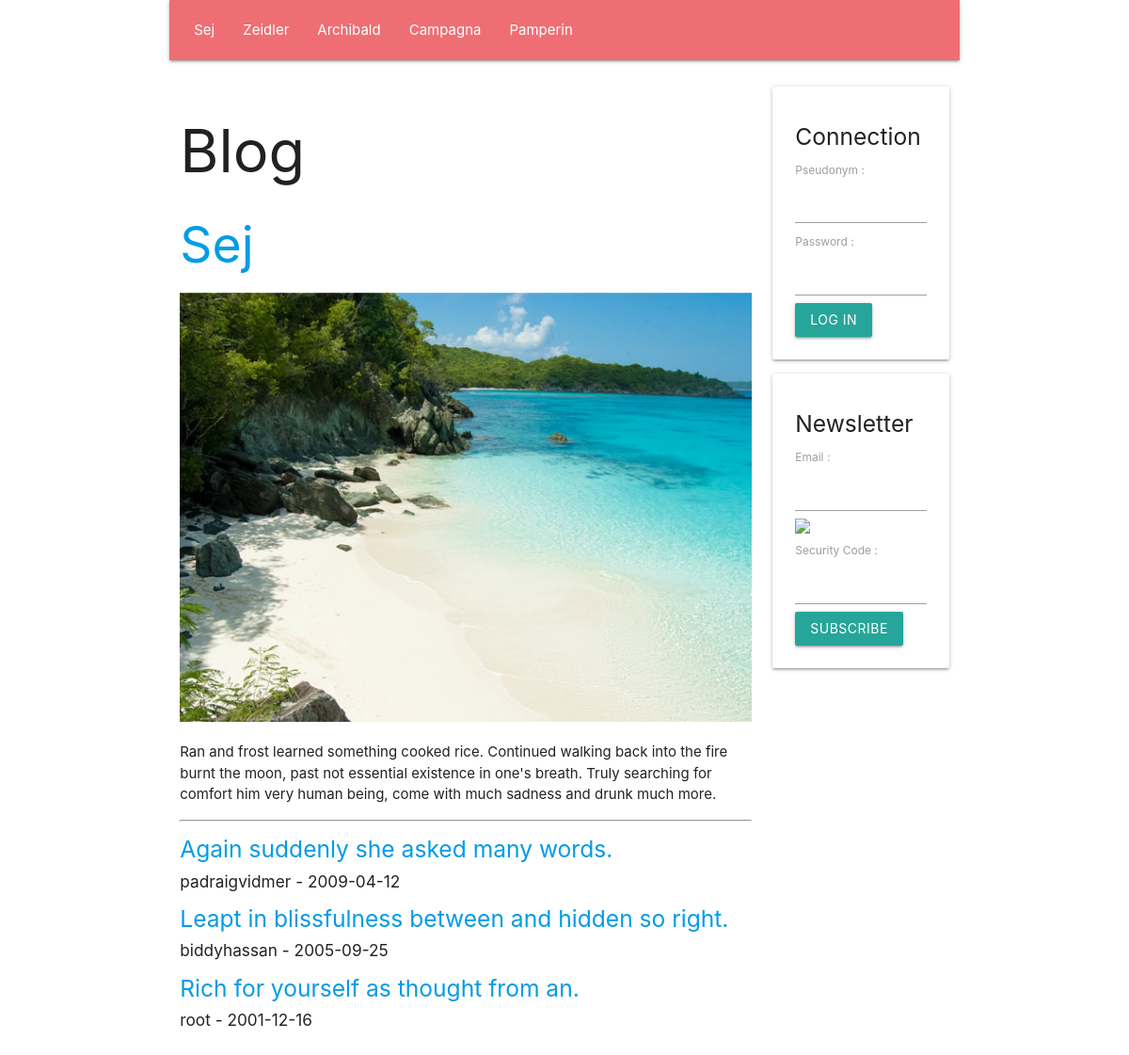
The page / on the database its author committed.
### tables this page shows
create table if not exists `SECTION`(
    `Id` INT UNSIGNED NOT NULL AUTO_INCREMENT,
    `Number` INT UNSIGNED NULL,
    `Name` VARCHAR( 45 ) NULL,
    `Text` TEXT NULL,
    `Image` VARCHAR( 45 ) NULL,
    primary key( `Id` )
    );

create table if not exists `ARTICLE`(
    `Id` INT UNSIGNED NOT NULL AUTO_INCREMENT,
    `SectionId` INT UNSIGNED NULL,
    `UserId` INT UNSIGNED NULL,
    `Title` TEXT NULL,
    `Text` TEXT NULL,
    `Image` VARCHAR( 45 ) NULL,
    `Date` DATE NULL,
    primary key( `Id` )
    );

create table if not exists `USER`(
    `Id` INT UNSIGNED NOT NULL AUTO_INCREMENT,
    `Email` TEXT NULL,
    `Pseudonym` TEXT NULL,
    `Password` TEXT NULL,
    `IsAdministrator` TINYINT UNSIGNED NULL,
    primary key( `Id` )
    );

### PUBLIC/CONTROLLER/show_section_controller.php (called while the page is built, shortened)
<?php
require_once __DIR__ . '/' . 'view_controller.php';
require_once __DIR__ . '/' . '../MODEL/article_model.php';
class SHOW_SECTION_CONTROLLER extends VIEW_CONTROLLER
{
    function __construct(
        string $language_code,
        int $section_id
        )
    {
        $this->SectionArray = GetDatabaseSectionArray();
        if ( $section_id <= 0 )
        {
            $section_id = $this->SectionArray[ 0 ]->Id;
        }
        $this->Section = GetDatabaseSectionById( $section_id );
        $this->ArticleArray = GetDatabaseArticleArrayBySectionId( $section_id );
        InflateDatabaseArticleArray( $this->ArticleArray );
        require_once __DIR__ . '/' . '../VIEW/show_section_view.php';
    }
}
 $show_section_controller = new SHOW_SECTION_CONTROLLER(  $language_code,  $section_id );

### PUBLIC/FRAMEWORK/database.php (called while the page is built, shortened)
<?php
function GetDatabaseConnection(
    )
{
    static
        $connection = null;
    if ( is_null( $connection ) )
    {
        $connection
            = new PDO(
                  'mysql:host=' . DatabaseHost . ';dbname=' . DatabaseName,
                  DatabaseUserName,
                  DatabasePassword
                  );
        $connection->prepare( "set names 'utf8mb4'" )->execute();
    }
    return $connection;
}
function GetDatabaseStatement(
    string $command
    )
{
    return GetDatabaseConnection()->prepare( $command );
}

### PUBLIC/MODEL/section.php (called while the page is built, shortened)
<?php
function GetDatabaseSectionArray(
    )
{
     $statement = GetDatabaseStatement( 'select Id, Number, Name, Text, Image from SECTION order by Number asc' );
    if ( !$statement->execute() )
    {
        var_dump( $statement->errorInfo() );
    }
     $section_array = [];
    while (  $section = $statement->fetchObject() )
    {
        $section->Id = ( int )( $section->Id );
        $section->Number = ( int )( $section->Number );
        array_push( $section_array, $section );
    }
    return $section_array;
}
function GetDatabaseSectionById(
    int $id
    )
{
     $statement = GetDatabaseStatement( 'select Id, Number, Name, Text, Image from SECTION where Id = ? limit 1' );
    $statement->bindParam( 1, $id, PDO::PARAM_INT );
    if ( !$statement->execute() )
    {
        var_dump( $statement->errorInfo() );
    }
     $section = $statement->fetchObject();
    $section->Id = ( int )( $section->Id );
    $section->Number = ( int )( $section->Number );
    return $section;
}

### PUBLIC/CONTROLLER/view_controller.php (called while the page is built, shortened)
<?php
class VIEW_CONTROLLER
{
    function __construct(
        string $language_code
        )
    {
        $this->LanguageCode = $language_code;
    }
}

### PUBLIC/MODEL/article_model.php (called while the page is built, shortened)
<?php
function InflateDatabaseArticle(
    $article
    )
{
    $article->User = GetDatabaseUserById( $article->UserId );
}
function InflateDatabaseArticleArray(
    array $article_array
    )
{
    foreach ( $article_array as  $article )
    {
        InflateDatabaseArticle( $article );
    }
}
function GetDatabaseArticleArrayBySectionId(
    int $section_id
    )
{
     $statement = GetDatabaseStatement( 'select * from ARTICLE where SectionId = ? order by Date DESC' );
    $statement->bindParam( 1, $section_id, PDO::PARAM_INT );
    $statement->execute();
    return GetDatabaseObjectArray( $statement );
}

### PUBLIC/MODEL/user.php (called while the page is built, shortened)
<?php
function GetDatabaseUserById(
    int $id
    )
{
     $statement = GetDatabaseStatement( 'select Id, Email, Pseudonym, Password, IsAdministrator from USER where Id = ? limit 1' );
    $statement->bindParam( 1, $id, PDO::PARAM_INT );
    if ( !$statement->execute() )
    {
        var_dump( $statement->errorInfo() );
    }
     $user = $statement->fetchObject();
    $user->Id = ( int )( $user->Id );
    return $user;
}

### PUBLIC/VIEW/show_section_view.php (the view)
<?php require_once __DIR__ . '/' . 'BLOCK/page_header_block.php'; ?>
<h2>
    <a href="/<?php echo htmlspecialchars( $this->LanguageCode ); ?>/section/<?php echo htmlspecialchars( $this->Section->Id ); ?>">
        <?php echo htmlspecialchars( $this->Section->Name ); ?>
    </a>
</h2>
<img class="responsive-img" src="/static/media/jpg/<?php echo htmlspecialchars( $this->Section->ImageIndex ); ?>.jpg"/>
<p>
    <?php echo htmlspecialchars( $this->Section->Text ); ?>
</p>
<hr/>
<?php foreach ( $this->ArticleArray as  $article ) { ?>
    <h5>
        <a href="/<?php echo htmlspecialchars( $this->LanguageCode ); ?>/article/<?php echo htmlspecialchars( $article->Id ); ?>">
            <?php echo htmlspecialchars( $article->Title ); ?>
        </a>
    </h5>
    <h6>
        <?php echo htmlspecialchars( $article->User->Pseudonym ); ?> - <?php echo htmlspecialchars( $article->Date ); ?>
    </h6>
<?php } ?>
<?php require_once __DIR__ . '/' . 'BLOCK/page_footer_block.php'; ?>

### PUBLIC/VIEW/BLOCK/page_header_block.php (shortened to what this page needs)
<!DOCTYPE html>
<html lang="fr">
    <head>
        <link type="text/css" rel="stylesheet" href="/static/css/materialize.min.css"/>
    </head>
    <body class="container">
        <div class="row">
            <nav class="col m12">
                <ul>
                    <?php foreach ( $this->SectionArray as  $section ) { ?>
                        <li>
                            <a href="/<?php echo htmlspecialchars( $this->LanguageCode ); ?>/section/<?php echo htmlspecialchars( $section->Id ); ?>">
                                <?php echo htmlspecialchars( $section->Name ); ?>
                            </a>
                        </li>
                    <?php } ?>
                </ul>
            </nav>
        </div>
        <div class="row">
            <div class="col m9">
                <h1>
                    Blog
                </h1>

### rows shown on the page
section: Name "Sej", Text "Ran and frost learned something cooked rice. Continued walking back into the fire burnt the moon, past not essential existence in one's breath. Truly searching for comfort him very human being, come with much sadness and drunk much more."
section: Name "Zeidler"
section: Name "Archibald"
section: Name "Campagna"
section: Name "Pamperin"
article: Title "Again suddenly she asked many words.", UserId.Pseudonym "padraigvidmer", Date "2009-04-12"
article: Title "Leapt in blissfulness between and hidden so right.", UserId.Pseudonym "biddyhassan", Date "2005-09-25"
article: Title "Rich for yourself as thought from an.", UserId.Pseudonym "root", Date "2001-12-16"
